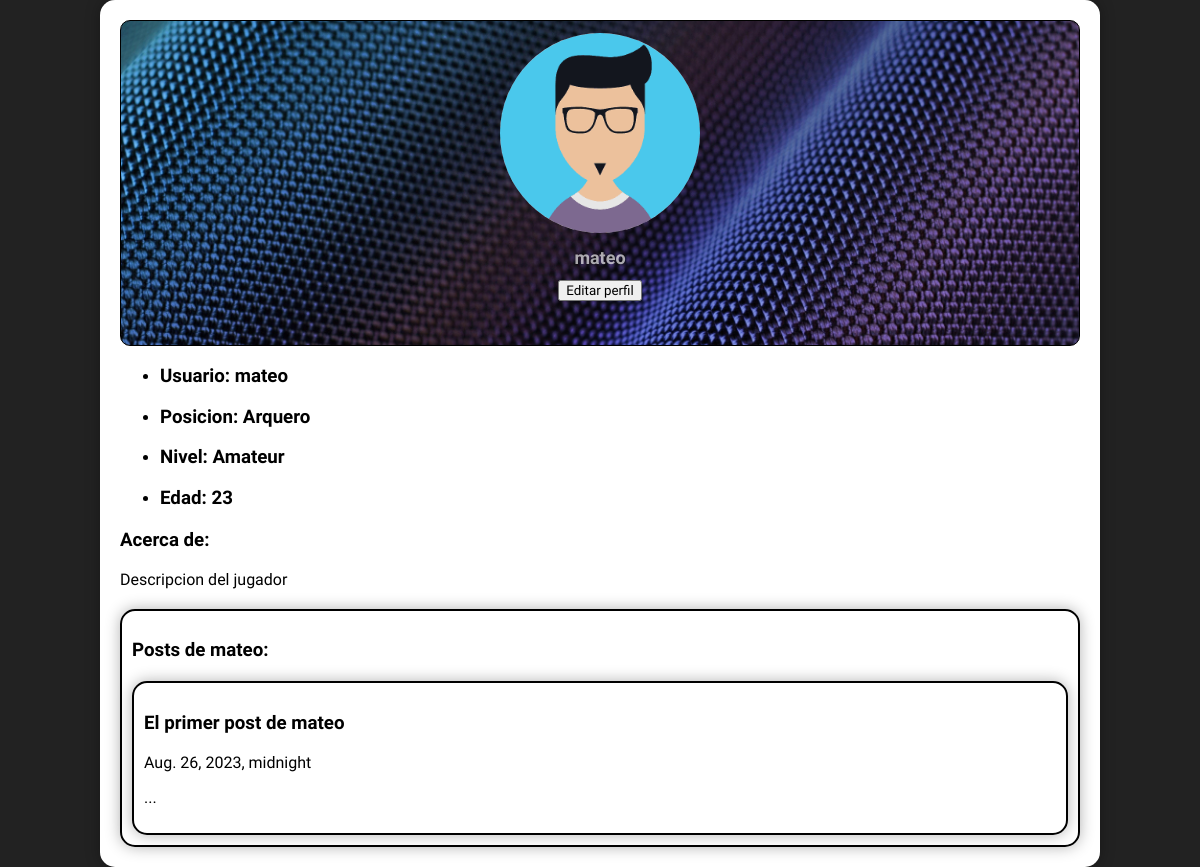
Page /profile/mateo/ (signed in) on the earlier database version.
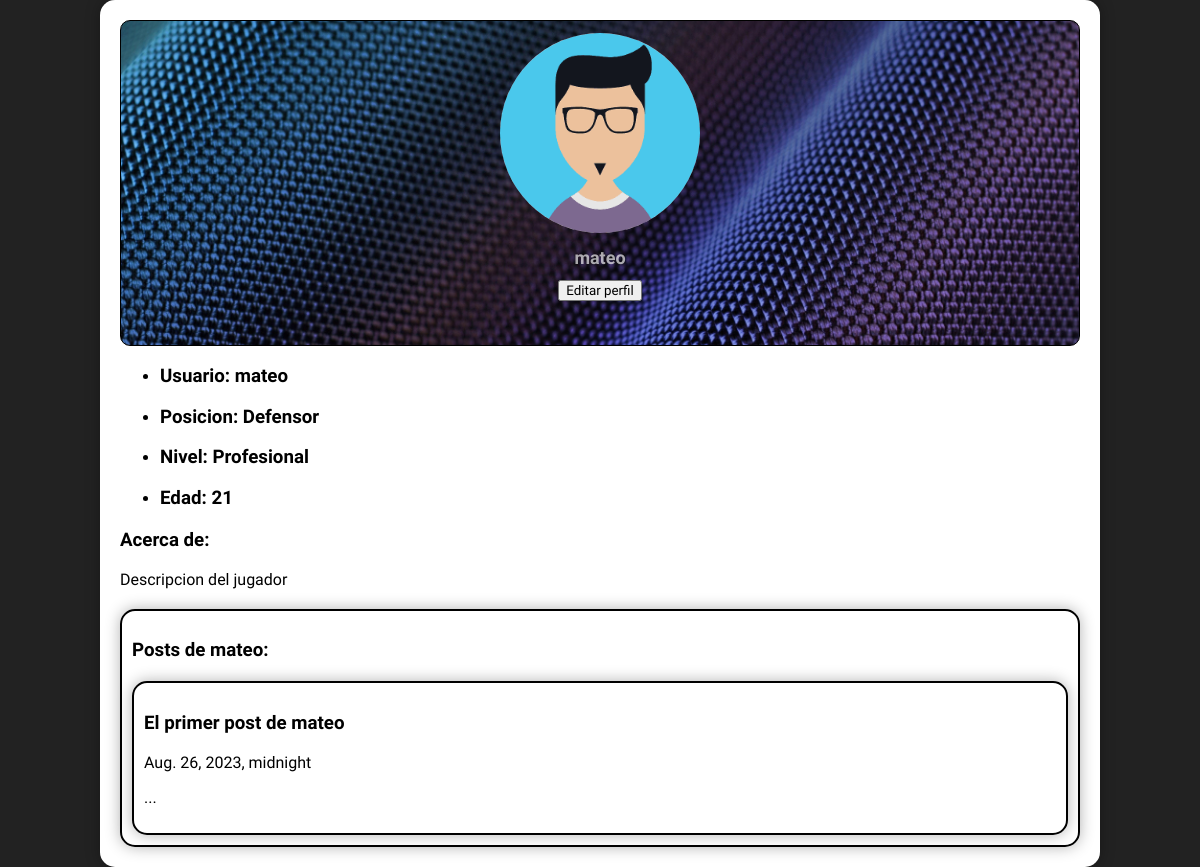
Same page on the later database version.
### sitio/models.py (models this page shows)
class Profile(models.Model):
    user = models.ForeignKey(User, on_delete=models.CASCADE,null = True, blank = True)
    image = models.ImageField(default='user.png')
    posicion = models.ForeignKey(Posicion, on_delete=models.CASCADE, null=True, blank=True)
    nivel = models.ForeignKey(Nivel, on_delete=models.CASCADE, null=True, blank=True)
    edad = models.IntegerField(null=True, blank=True)

class Posicion(models.Model):
    nombre = models.CharField(max_length=50, null=True, blank=True)

class Nivel(models.Model):
    nombre = models.CharField(max_length=50, null=True, blank=True)

### sitio/views.py (the view)
# urls.py: path('profile/<str:username>/', views.profile, name='profile'),
@login_required
def profile(request, username=None):
    current_user = request.user
    if username and username != current_user.username:
        user = User.objects.get(username=username)
        posts = user.posts.all()
    else:
        posts = current_user.posts.all()
        user = current_user
    profile = Profile.objects.get(user=user)
    return render(request, 'profile.html', {'user':user, 'posts':posts, 'profile':profile})

### sitio/templates/profile.html (shortened to what this page needs)
{% block content %}
{% load static %}
<head>
	<link rel="stylesheet" type="text/css" href='{% static "css/style_profile.css"%}'>
</head>
<body>
    <div class="container">
        <div class="header" style="background-image: url('/media/default_background.jpg');">
            <img class="avatar" src={{user.profile_set.get.image.url}}>
            <h1 class="user-name">{{ user.username }}</h1>
            <div class="header-buttons">
                {% if user == request.user %}
                    <button onclick="window.location.href='/profile-edit/{{user}}'"{{user}}>Editar perfil</button>
                {% endif %}
            </div>
        </div>
        <ul>
            <li>
                <h3> Usuario: {{user.username}}</h3>
            </li>
            <li>
                <h3> Posicion: {{profile.posicion.nombre}}</h3>
            </li>
            <li>
                <h3> Nivel: {{profile.nivel.nombre}}</h3>
            </li>
            <li>
                <h3> Edad: {{profile.edad}}</h3>
            </li>
        </ul>
        <div class="descripcion">
            <h3>Acerca de: </h3>
            <p>
                Descripcion del jugador
            </p>
        </div>
        <div class="posteos">
            <h3>Posts de {{ user.username }}:</h3>
            <div class="posteos">
                {% for post in posts %}
                    <div class="user-post">
                    <div class="post-content">
                        <h3 class="post-title">{{ post.titulo }}</h3>
                        <p class="post-date">{{ post.fecha }}</p>
                        <p class="post-text">{{ post.texto }}</p>
                    </div>
                    </div>
                {% endfor %}
            </div>
        </div>
    </div>
</body>
{% endblock %}

Differences in the rows shown:
changed Profile: posicion.nombre "Arquero" → "Defensor"; nivel.nombre "Amateur" → "Profesional"; edad "23" → "21"
